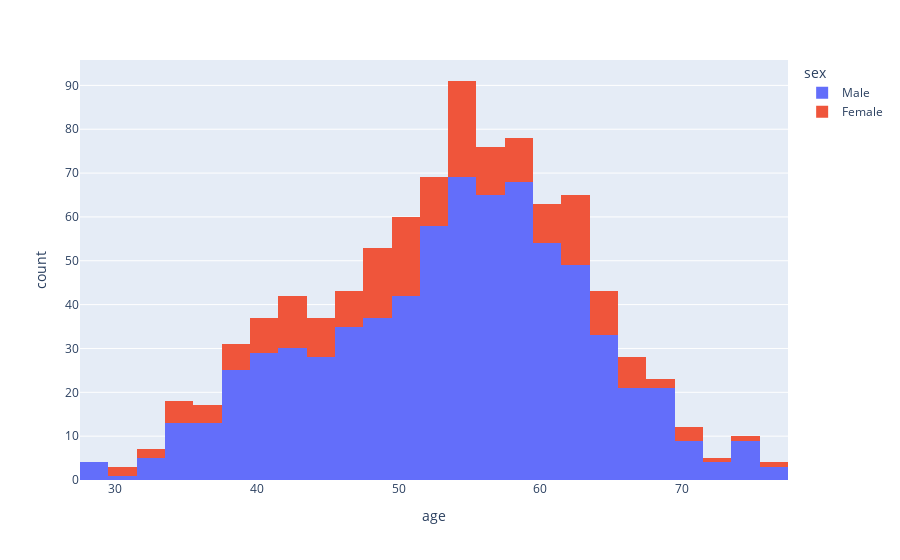

Write notebook code for a chart like this one.
### Markdown cell above
Let's explore the gender based distribution of the dataset for age column

### Code cell
# plot the histogram of age column using plotly and coloring this by sex
fig = px.histogram(data_frame=df, x='age', color='sex')
fig.show()

### Figure 1 — Plotly figure (JSON) as saved in the notebook; plotly's stock layout.template omitted (floating-point values rounded to 4 significant figures; data arrays with more than 128 entries replaced by an {"elided": "..."} marker saying what was removed)
{"data": [{"bingroup": "x", "hovertemplate": "sex=Male<br>age=%{x}<br>count=%{y}<extra></extra>", "legendgroup": "Male", "marker": {"color": "#636efa", "pattern": {"shape": ""}}, "name": "Male", "orientation": "v", "showlegend": true, "type": "histogram", "x": {"elided": "725 int values"}, "xaxis": "x", "yaxis": "y"}, {"bingroup": "x", "hovertemplate": "sex=Female<br>age=%{x}<br>count=%{y}<extra></extra>", "legendgroup": "Female", "marker": {"color": "#EF553B", "pattern": {"shape": ""}}, "name": "Female", "orientation": "v", "showlegend": true, "type": "histogram", "x": {"elided": "194 int values"}, "xaxis": "x", "yaxis": "y"}], "layout": {"barmode": "relative", "legend": {"title": {"text": "sex"}, "tracegroupgap": 0}, "margin": {"t": 60}, "xaxis": {"anchor": "y", "domain": [0, 1], "title": {"text": "age"}}, "yaxis": {"anchor": "x", "domain": [0, 1], "title": {"text": "count"}}}}
